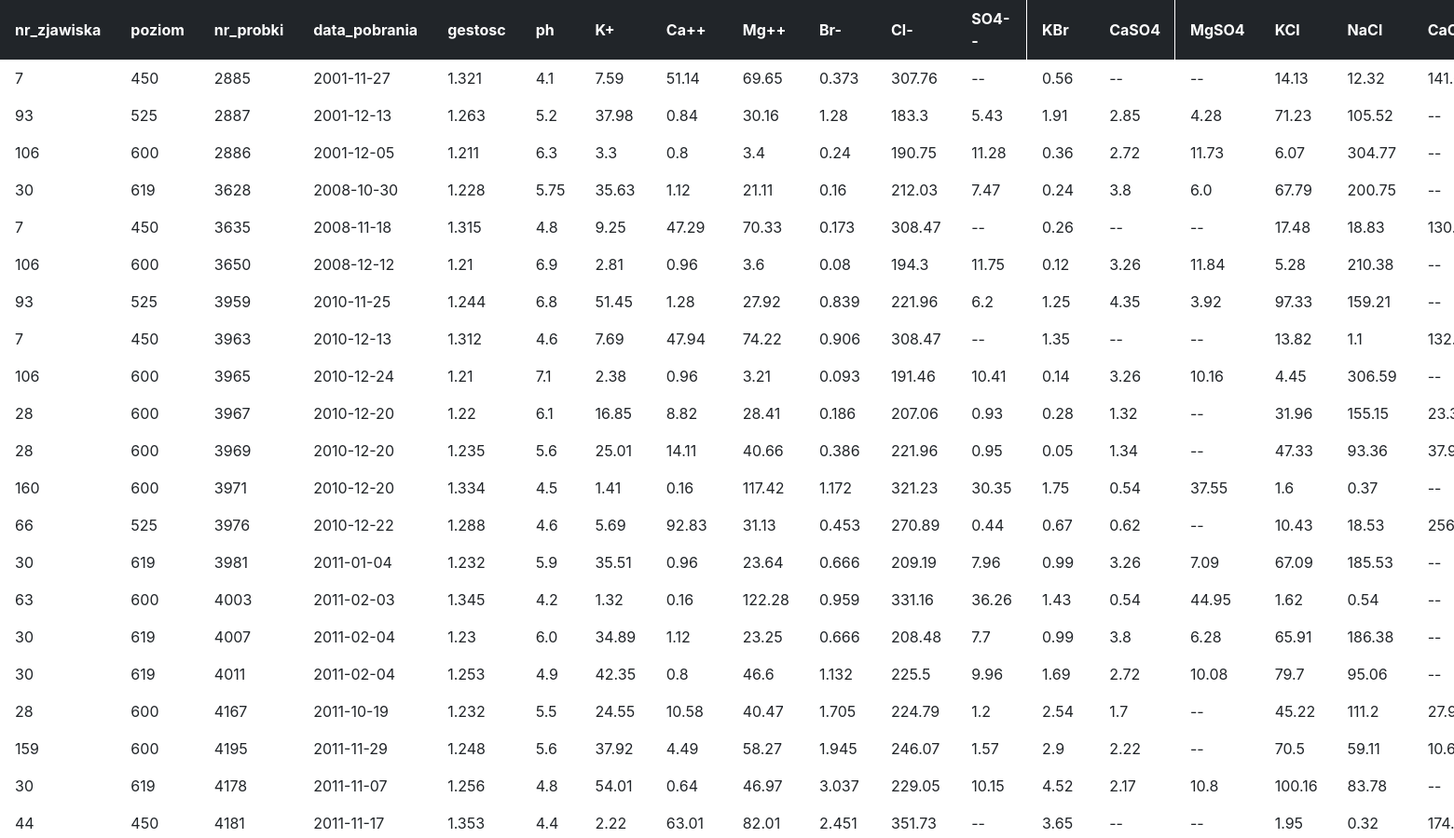
The app's page /samples (upper part), older data.
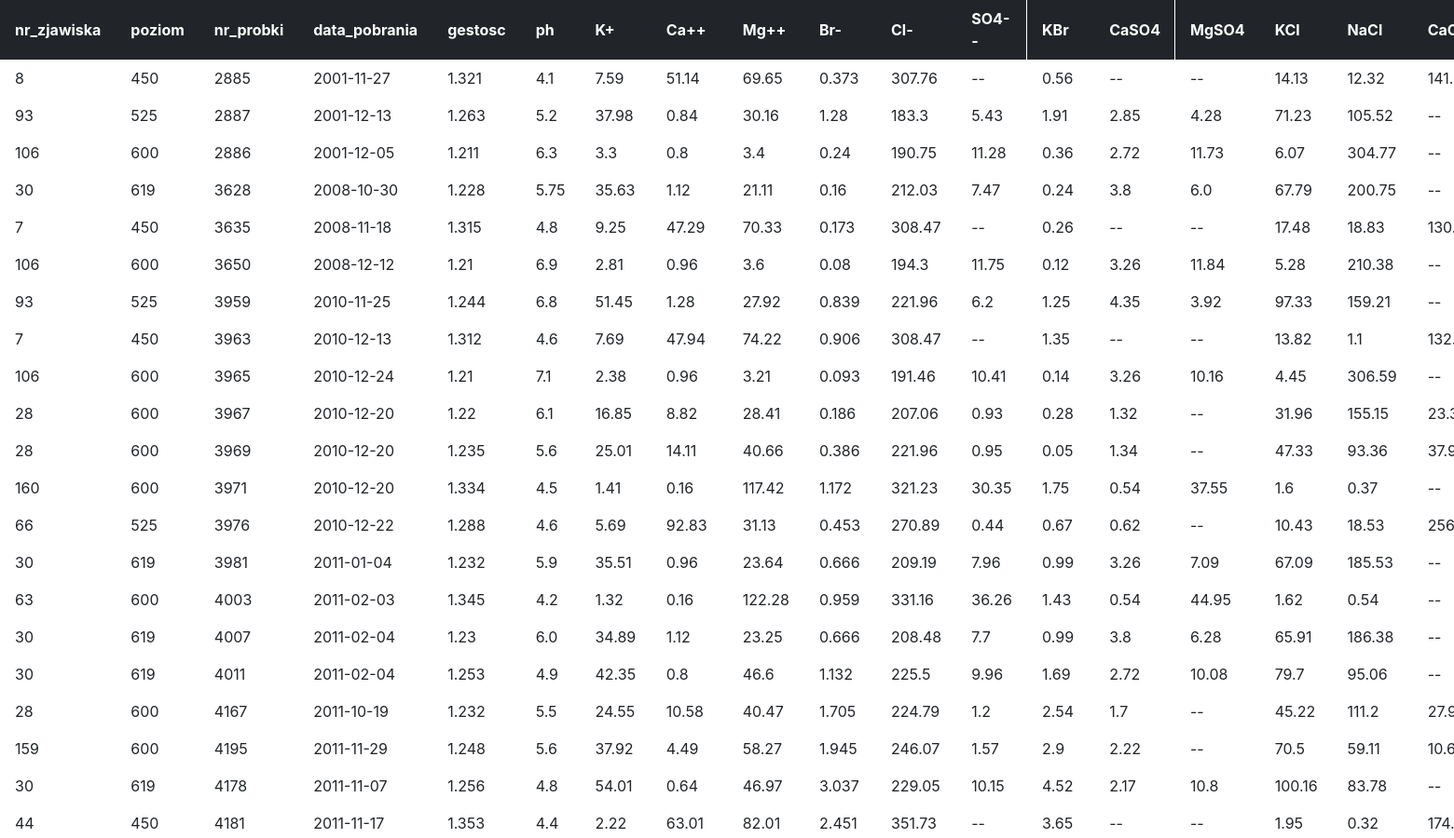
The same page, newer data.
### tables this page shows
CREATE TABLE results(
  id INTEGER PRIMARY KEY AUTOINCREMENT,
  nr_zjawiska INTEGER NULL,
  poziom INTEGER NULL,
  nr_probki INTEGER NULL,
  data_pobrania TEXT NULL,
  gestosc REAL NULL,
  ph REAL NULL,
  K REAL NULL,
  Ca REAL NULL,
  Mg REAL NULL,
  Br REAL NULL,
  Cl REAL NULL,
  CaO REAL NULL,
  MgO REAL NULL,
  SO3 REAL NULL,
  SO4 REAL NULL,
  KBr REAL NULL,
  CaSO4 REAL NULL,
  MgSO4 REAL NULL,
  KCl REAL NULL,
  NaCl REAL NULL,
  CaCl2 REAL NULL,
  MgCl2 REAL NULL,
  NaBr REAL NULL
);

### main.py (the view)
@app.route('/samples')
def probki():
    config = configparser.ConfigParser()
    config.read('config.ini')
    config = config['SAMPLE']
    samples = getAllSamples()
    convertNulls(samples)
    return render_template('sample.html', samples=samples, config=config)

### dbUtils.py (called while the page is built)
def dict_factory(cursor, row):
    d = OrderedDict()
    for idx, col in enumerate(cursor.description):
        d[col[0]] = row[idx]
    return d

def getAllSamples():
    conn = sqlite3.connect('data.db')
    cursor = conn.cursor()
    query = 'select * from results'
    samples = []
    for row in cursor.execute(query):
        sample = dict_factory(cursor, row)
        samples.append(sample)
    conn.close()
    return samples

def convertNulls(sampleList, character='--'):
    for index, sample in enumerate(sampleList):
        for key, value in sample.items():
            if value==None:
                sampleList[index][key]=character

### templates/sample.html (shortened to what this page needs)
<!DOCTYPE html>
<html lang="zxx" class="no-js">
	<head>
		<link rel="stylesheet" href="{{ url_for('static', filename = 'bootstrap.min.css') }}">
		<link rel="stylesheet" href="{{ url_for('static', filename = 'style.css') }}">
	</head>
	<body>
	<div>
		<table class="tableFixHead">
  			<thead class="thead-dark">
  			  <tr>
				  <th scope="col" class="nr_zjawiska">nr_zjawiska</th>
				  <th scope="col" class="poziom">poziom</th>
				  <th scope="col" class="nr_probki">nr_probki</th>
				  <th scope="col" class="data_pobrania">data_pobrania</th>
				  <th scope="col" class="gestosc">gestosc</th>
				  <th scope="col" class="ph">ph</th>
				  <th scope="col" class="k">K+</th>
				  <th scope="col" class="ca">Ca++</th>
				  <th scope="col" class="mg">Mg++</th>
				  <th scope="col" class="br">Br-</th>
				  <th scope="col" class="cl">Cl-</th>
				  <th scope="col" class="so4">SO4--</th>
				  <th scope="col" class="kbr">KBr</th>
				  <th scope="col" class="caso4">CaSO4</th>
				  <th scope="col" class="mgso4">MgSO4</th>
				  <th scope="col" class="kcl">KCl</th>
				  <th scope="col" class="nacl">NaCl</th>
				  <th scope="col" class="cacl2">CaCl2</th>
  			  </tr>
  			</thead>
  			<tbody>
			  {% for sample in samples %}
  			  <tr>
				  <td class="nr_zjawiska">{{sample.nr_zjawiska}}</td>
				  <td class="poziom">{{sample.poziom}}</td>
				  <td class="nr_probki">{{sample.nr_probki}}</td>
				  <td class="data_pobrania">{{sample.data_pobrania}}</td>
				  <td class="gestosc">{{sample.gestosc}}</td>
				  <td class="ph">{{sample.ph}}</td>
				  <td class="k">{{sample.K}}</td>
				  <td class="ca">{{sample.Ca}}</td>
				  <td class="mg">{{sample.Mg}}</td>
				  <td class="br">{{sample.Br}}</td>
				  <td class="cl">{{sample.Cl}}</td>
				  <td class="so4">{{sample.SO4}}</td>
				  <td class="kbr">{{sample.KBr}}</td>
				  <td class="caso4">{{sample.CaSO4}}</td>
				  <td class="mgso4">{{sample.MgSO4}}</td>
				  <td class="kcl">{{sample.KCl}}</td>
				  <td class="nacl">{{sample.NaCl}}</td>
				  <td class="cacl2">{{sample.CaCl2}}</td>
  			  </tr>
			  {% endfor %}
  			</tbody>
		</table>
	</div>
	</body>
</html>

### static/style.css (style rules this page uses)
.tableFixHead { overflow-y: auto; height: 100px; }
.tableFixHead th { position: sticky; top: 0; }
table { border-collapse: collapse; width: 100%; }
th, td { padding: 8px 16px; }
th { color: #fff; background-color: #212529; border-color: #32383e; }

Row changes from the older to the newer data that the page shows:
changed results (number 1 of 21 on the later page): nr_zjawiska "7" → "8"
